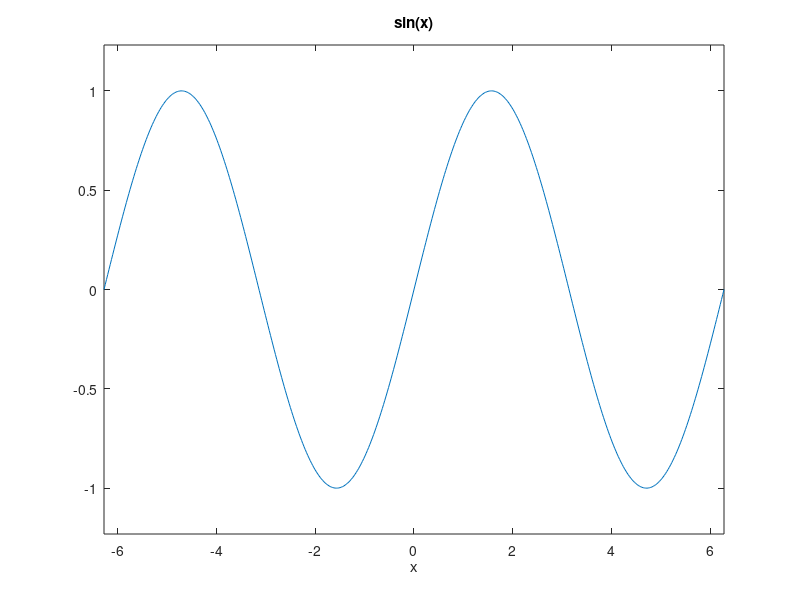

Here is the MATLAB script that generated this plot:
%% ch03v01
% plot function
% plot(<vector of x-values>,<vector of y-values>,<style-option string>);
% (-1 1), (-2, 4), (-3, 9), (-4, 16), (0, 0), (1 1), (2, 4), (3, 9), (4, 16)

%% Example #1
% xVect = [-4, -3, -2, -1, 0, 1, 2, 3, 4];
% yVect = [16, 9, 4, 1, 0 ,1, 4, 9, 16];
% plot(xVect, yVect, ':+g');

%% Example #2
% x = -4: 0.5 : 4;
% y = x .^ 2;
% plot(x , y, 'r*');

%% ezplot function
ezplot('sin(x)');
